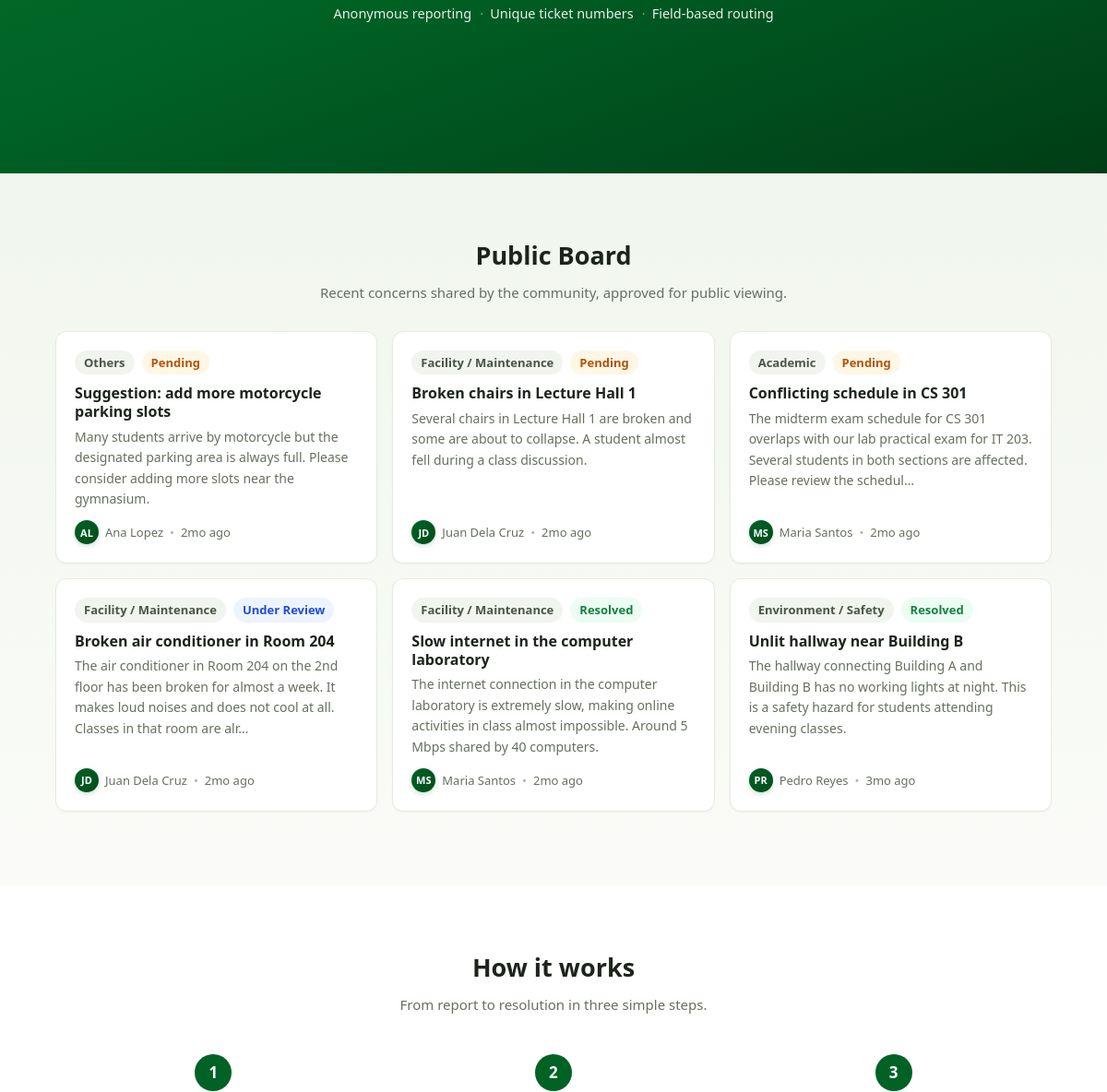
/ (middle part), run on an earlier commit of the app's database.
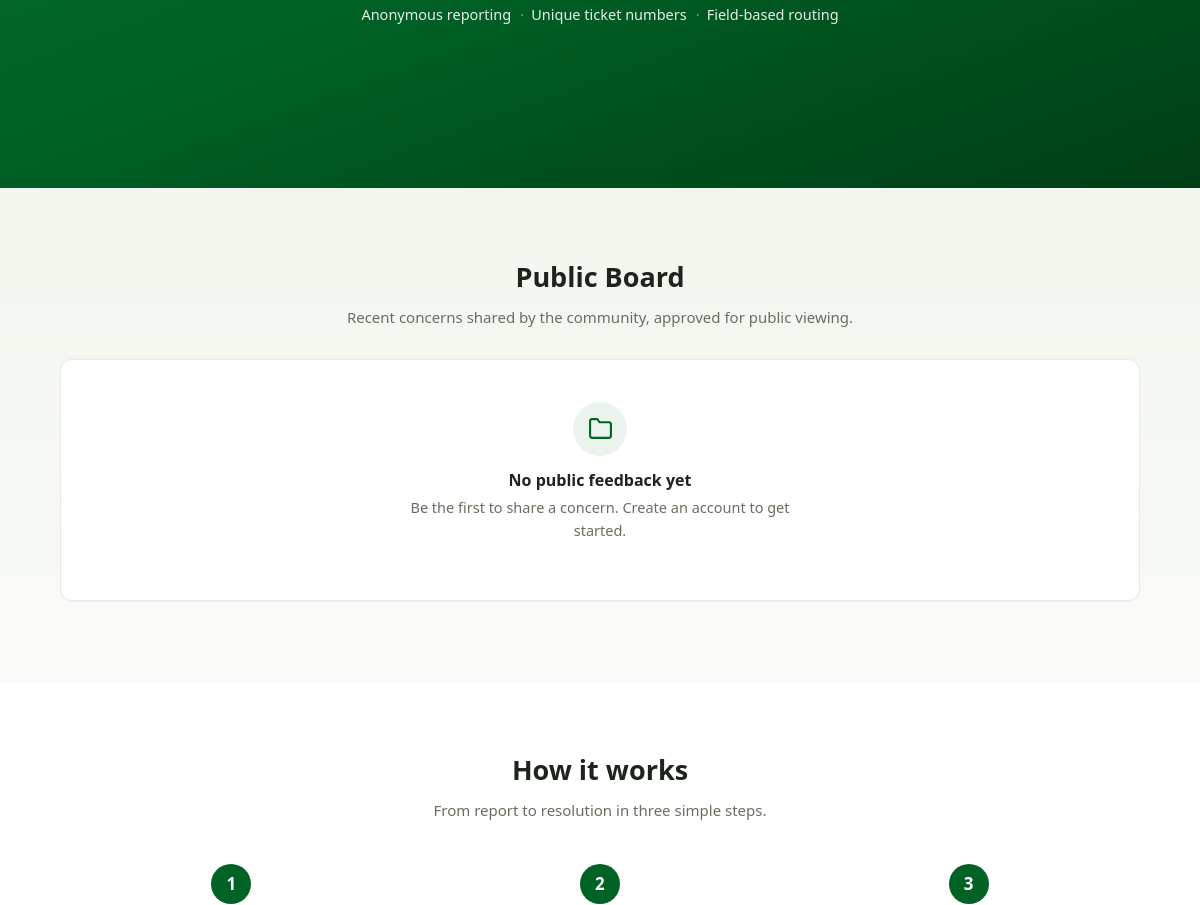
And on a later commit of the database.
### tables this page shows
CREATE TABLE feedbacks (
  id            INT UNSIGNED AUTO_INCREMENT PRIMARY KEY,
  ticket_no     VARCHAR(20)  NOT NULL UNIQUE,
  user_id       INT UNSIGNED NOT NULL,
  category      VARCHAR(40)  NOT NULL,
  title         VARCHAR(160) NOT NULL,
  description   TEXT         NOT NULL,
  image_path    VARCHAR(255) DEFAULT NULL,
  is_anonymous  TINYINT(1)   NOT NULL DEFAULT 0,
  status        ENUM('pending','under_review','resolved','rejected') NOT NULL DEFAULT 'pending',
  assigned_dept VARCHAR(60)  DEFAULT NULL,
  is_public     TINYINT(1)   NOT NULL DEFAULT 0,
  created_at    TIMESTAMP NOT NULL DEFAULT CURRENT_TIMESTAMP,
  updated_at    TIMESTAMP NOT NULL DEFAULT CURRENT_TIMESTAMP ON UPDATE CURRENT_TIMESTAMP,
  CONSTRAINT fk_feedback_user FOREIGN KEY (user_id) REFERENCES users(id) ON DELETE CASCADE
);

CREATE TABLE users (
  id          INT UNSIGNED AUTO_INCREMENT PRIMARY KEY,
  id_number   VARCHAR(30)  NOT NULL UNIQUE,
  name        VARCHAR(120) NOT NULL,
  email       VARCHAR(120) NOT NULL UNIQUE,
  password    VARCHAR(255) NOT NULL,
  department  VARCHAR(100) NOT NULL DEFAULT '',
  role        ENUM('student','faculty','staff','admin','super_admin') NOT NULL DEFAULT 'student',
  field_scope VARCHAR(30)  DEFAULT NULL,  
  created_at  TIMESTAMP NOT NULL DEFAULT CURRENT_TIMESTAMP
);

### index.php (the view, shortened to what this page needs)
<?php
require_once __DIR__ . '/config.php';
$base      = '';
if (current_user() === null) {
    $bodyClass = 'landing';
    $feed = $pdo->query(
        "SELECT f.*, u.name
         FROM feedbacks f
         JOIN users u ON u.id = f.user_id
         WHERE f.is_public = 1 AND f.status <> 'rejected'
         ORDER BY f.created_at DESC, f.id DESC
         LIMIT 12"
    )->fetchAll();
    require __DIR__ . '/includes/header.php';
?>
<section class="hero">
  <div class="hero-inner">
    <div class="hero-features">
      <span>Anonymous reporting</span>
      <span>Unique ticket numbers</span>
      <span>Field-based routing</span>
    </div>
  </div>
</section>
<section class="landing-board">
  <div class="container">
    <div class="section-head">
      <h2>Public Board</h2>
      <p>Recent concerns shared by the community, approved for public viewing.</p>
    </div>
    <?php if (empty($feed)): ?>
      <div class="card empty-state">
        <div class="empty-emoji">
          <svg aria-hidden="true" xmlns="http://www.w3.org/2000/svg" viewBox="0 0 24 24" fill="none" stroke="currentColor" stroke-width="2" stroke-linecap="round" stroke-linejoin="round"><path d="M22 19a2 2 0 0 1-2 2H4a2 2 0 0 1-2-2V5a2 2 0 0 1 2-2h5l2 3h9a2 2 0 0 1 2 2z"/></svg>
        </div>
        <h3>No public feedback yet</h3>
        <p>Be the first to share a concern. Create an account to get started.</p>
      </div>
    <?php else: ?>
      <div class="board-grid">
        <?php foreach ($feed as $item): ?>
        <article class="card board-card">
          <div class="board-card-top">
            <?= category_badge($item['category']) ?>
            <?= status_badge($item['status']) ?>
          </div>
          <h3 class="board-card-title"><?= e($item['title']) ?></h3>
          <p class="board-card-text"><?= e(truncate($item['description'], 160)) ?></p>
          <div class="board-card-meta">
            <span class="avatar avatar-sm" title="<?= $item['is_anonymous'] ? 'Anonymous' : e($item['name']) ?>">
              <?= $item['is_anonymous'] ? '?' : e(initials($item['name'])) ?>
            </span>
            <span><?= $item['is_anonymous'] ? 'Anonymous' : e($item['name']) ?></span>
            <span class="dot-sep">•</span>
            <span><?= e(time_ago($item['created_at'])) ?></span>
          </div>
        </article>
        <?php endforeach; ?>
      </div>
    <?php endif; ?>
  </div>
</section>
<section class="how-section">
  <div class="container">
    <div class="section-head how-head">
      <h2>How it works</h2>
      <p>From report to resolution in three simple steps.</p>
    </div>
    <div class="how-grid">
      <div class="how-step">
        <span class="how-num">1</span>
      </div>
      <div class="how-step">
        <span class="how-num">2</span>
      </div>
      <div class="how-step">
        <span class="how-num">3</span>
      </div>
    </div>
  </div>
</section>
<?php require __DIR__ . '/includes/footer.php';
    return;
}
require __DIR__ . '/includes/header.php';
?>
<?php require __DIR__ . '/includes/footer.php'; ?>

### includes/header.php (shortened to what this page needs)
<?php
$base       = $base ?? '';
$bodyClass = $bodyClass ?? '';
?>
<!DOCTYPE html>
<html lang="en">
<head>
<link rel="stylesheet" href="<?= e($base) ?>assets/css/style.css?v=8">
</head>
<body data-base="<?= e($base) ?>" data-csrf="<?= e(csrf_token()) ?>" data-max-upload="<?= (int)MAX_UPLOAD_MB ?>"<?= $bodyClass !== '' ? ' class="' . e($bodyClass) . '"' : '' ?>>
<main id="main" class="container page">

### includes/functions.php (shortened to what this page needs)
<?php
function e($value): string
{
    return htmlspecialchars((string)$value, ENT_QUOTES, 'UTF-8');
}
function time_ago(string $datetime): string
{
    try {
        $then = new DateTime($datetime);
    } catch (Exception $e) {
        return '';
    }
    $diff = (new DateTime())->diff($then);
    if ($diff->m > 0) return $diff->m . 'mo ago';
    return 'just now';
}
function truncate(string $text, int $limit = 120): string
{
    $text = trim($text);
    if (strlen($text) <= $limit) return $text;
    if (function_exists('mb_substr')) {
        $short = rtrim(mb_substr($text, 0, $limit - 1));
    } else {
        $short = rtrim(substr($text, 0, $limit - 1));
    }
    return $short . '…';
}
function initials(string $name): string
{
    $parts = preg_split('/\s+/', trim($name));
    $init  = '';
    foreach (array_slice($parts, 0, 2) as $part) {
        if ($part !== '') $init .= strtoupper(substr($part, 0, 1));
    }
    return $init === '' ? '?' : $init;
}
function current_user(): ?array
{
    return $_SESSION['user'] ?? null;
}
function csrf_token(): string
{
    return $_SESSION['csrf_token'];
}
function status_badge(string $status): string
{
    $label = STATUS_LABELS[$status] ?? $status;
    return '<span class="badge badge-' . e($status) . '">' . e($label) . '</span>';
}
function category_badge(string $category): string
{
    return '<span class="badge badge-neutral">' . e($category) . '</span>';
}

### includes/footer.php (shortened to what this page needs)
</main>
</body>
</html>

What changed in the data, as far as the page shows it:
removed feedbacks: category "Others", status "Pending", title "Suggestion: add more motorcycle parking slots", description "Many students arrive by motorcycle but the designated parking area is always full. Please consider adding more slots near the gymnasium.", user.name "AL", user.name "Ana Lopez", created_at "2mo ago"
removed feedbacks: category "Facility / Maintenance", status "Pending", title "Broken chairs in Lecture Hall 1", description "Several chairs in Lecture Hall 1 are broken and some are about to collapse. A student almost fell during a class discussion.", user.name "JD", user.name "Juan Dela Cruz", created_at "2mo ago"
removed feedbacks: category "Academic", status "Pending", title "Conflicting schedule in CS 301", description "The midterm exam schedule for CS 301 overlaps with our lab practical exam for IT 203. Several students in both sections are affected. Please review the schedul…", user.name "MS", user.name "Maria Santos", created_at "2mo ago"
removed feedbacks: category "Facility / Maintenance", status "Under Review", title "Broken air conditioner in Room 204", description "The air conditioner in Room 204 on the 2nd floor has been broken for almost a week. It makes loud noises and does not cool at all. Classes in that room are alr…", user.name "JD", user.name "Juan Dela Cruz", created_at "2mo ago"
removed feedbacks: category "Facility / Maintenance", status "Resolved", title "Slow internet in the computer laboratory", description "The internet connection in the computer laboratory is extremely slow, making online activities in class almost impossible. Around 5 Mbps shared by 40 computers.", user.name "MS", user.name "Maria Santos", created_at "2mo ago"
removed feedbacks: category "Environment / Safety", status "Resolved", title "Unlit hallway near Building B", description "The hallway connecting Building A and Building B has no working lights at night. This is a safety hazard for students attending evening classes.", user.name "PR", user.name "Pedro Reyes", created_at "3mo ago"
Also different on the page:
text now shown: "No public feedback yet Be the first to share a concern. Create an account to get started."
